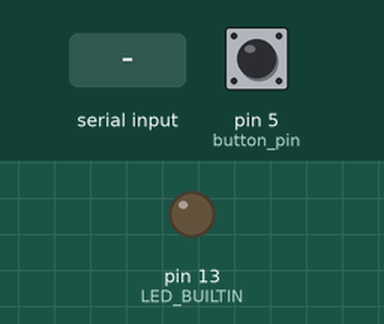
This sketch was run on a simulated Arduino Uno, built with avr-gcc and run on an emulated ATmega328P. Shown: output pins drawn as LEDs (lit = HIGH). The inputs (shaded band) are chosen by the test bench; at power-on: pin 5 (button_pin) HIGH. What the sketch prints to the serial monitor is not drawn.

Above: at 2.7 s.
2.8 s: pin 5 (button_pin) pulled LOW for 0.15 s
At 3.4 s:
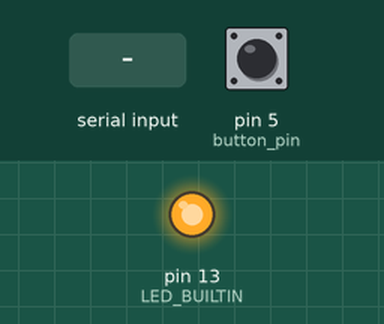
4.4 s: "10" received over Serial
At 5.6 s:
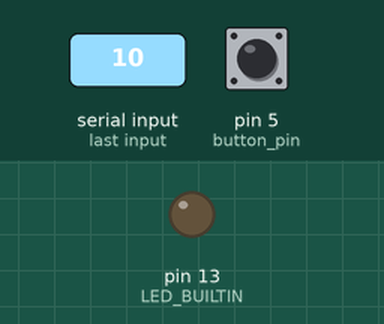
5.9 s: pin 5 (button_pin) pulled LOW for 1 s
At 6.9 s:
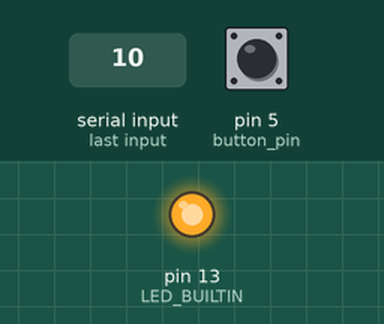
Timing chart, 0 to 8.9 s (numbered marks = the images above; inputs shaded):
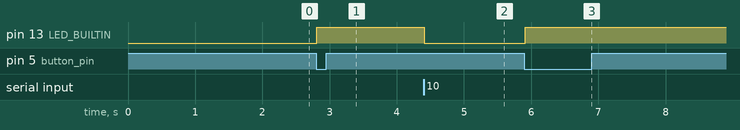

The sketch:

06_button_speak_await.ino
```cpp
String cmd = "";
int button_pin = 5;
int state = 1;
#define msg "1"
/*
   States
   1. wait for user input
   2. wait for the voice to finish
*/
void setup()
{
  Serial.begin(9600);
  delay(1000);
  Serial.setTimeout(10); // more timeout if long messages
  Serial.print("Board available");
  delay(500);
  Serial.print("press the button to test");
  pinMode(LED_BUILTIN, OUTPUT);
  digitalWrite(LED_BUILTIN, LOW); // turn LED off

  pinMode(button_pin, INPUT_PULLUP);
}
void loop()
{
  // STATE 1. wait for user input
  if (state == 1)
  {
    digitalWrite(LED_BUILTIN, LOW);
    int buttonState = digitalRead(button_pin);
    // button
    if (buttonState == LOW)
    {
      Serial.print(msg);
      state = 2;
    }
  }
  // STATE 2. wait for the voice to finish
  if (state == 2)
  {
    cmd = Serial.readString();
    if (cmd == "10")
    {
      //Serial.print(cmd);
      state = 1;
    }
    digitalWrite(LED_BUILTIN, HIGH);
  }
}
```

Measured:
- after the input at 2.8 s, pin 13 (LED_BUILTIN): LOW → HIGH at once
- after the input at 4.4 s, pin 13 (LED_BUILTIN): HIGH → LOW at once
- after the input at 5.9 s, pin 13 (LED_BUILTIN): LOW → HIGH at once
